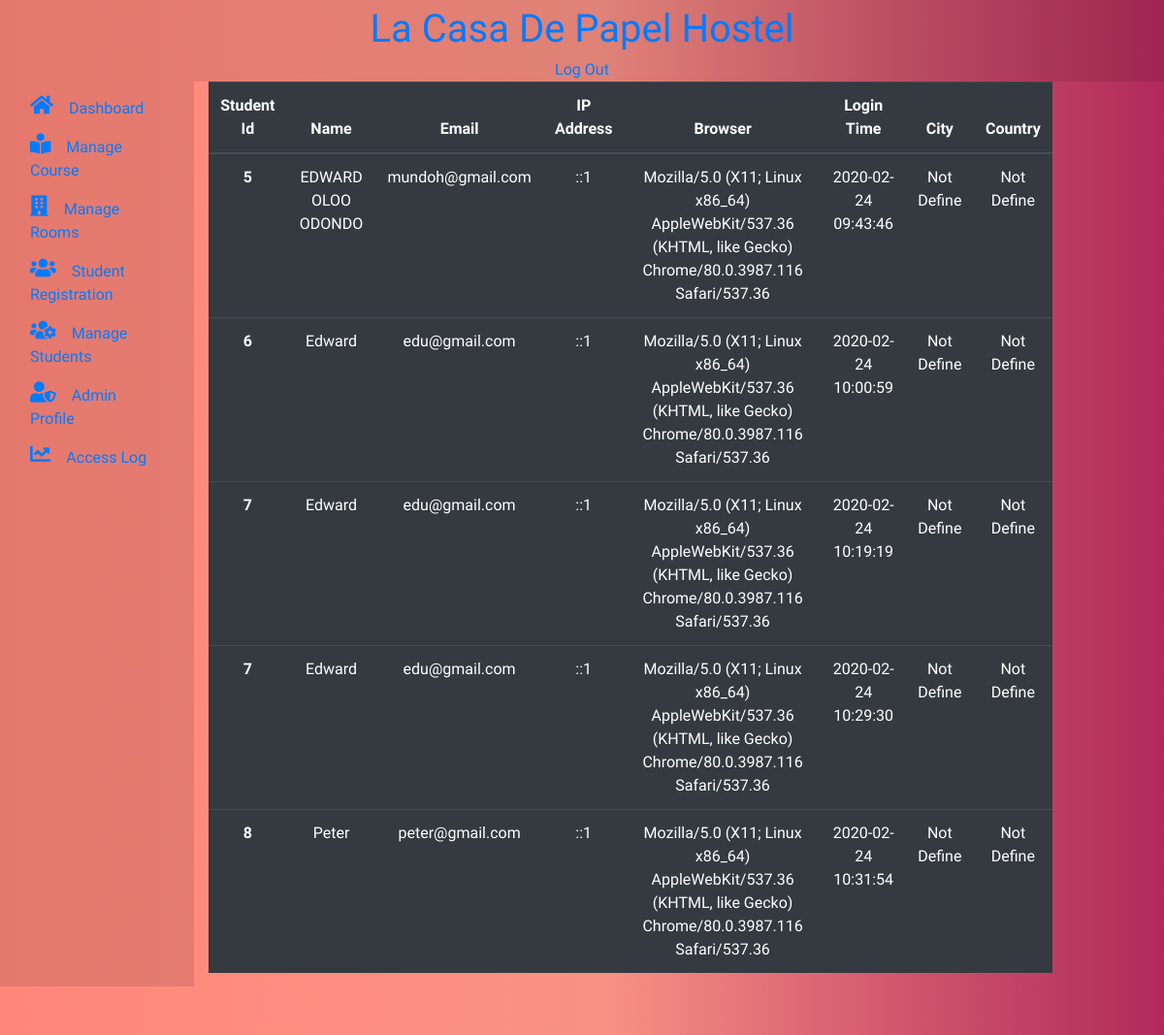
The page /admin/accesslog.php on the database its author committed.
### tables this page shows
CREATE TABLE `adminlog` (
  `id` int(11) NOT NULL,
  `ipaddress` varchar(255) NOT NULL,
  `city` varchar(255) NOT NULL,
  `country` varchar(255) NOT NULL,
  `student_id` int(11) NOT NULL,
  `email` varchar(255) NOT NULL,
  `browser` varchar(255) NOT NULL,
  `name` varchar(255) NOT NULL,
  `logintime` timestamp NOT NULL DEFAULT current_timestamp() ON UPDATE current_timestamp()
);

### admin/accesslog.php (the view, shortened to what this page needs)
<?php
require_once '../db.php';
?>
<?php require_once 'header.php'; ?>
<div id="particles-js"></div>
<div class="container-fluid header">
    <nav class="db f3 dt-l w-100 border-box pa3 ph5-l">
        <div class="db dtc-l w-50-l tc tr-l">
            <a class="db dtc-l v-mid f3 mid-gray link dim w-100 w-25-l tc tl-l mb2 mb0-l link-head" href="#"
                title="Home">
                La Casa De Papel Hostel
            </a>
        </div>
        <div class="db dtc-l v-mid  w-50-l tc tr-l">
            <a class="link dim dark-gray f3 dib mr3 mr4-l" href="logout.php" title="Log Out">Log Out</a>
        </div>
    </nav>
</div>
<?php require_once 'sidebar.php'; ?>
<div class="col-md-9">
<table class="table table-dark">
    <thead class="thead-dark">
        <tr>
            <th scope="col">Student Id</th>
            <th scope="col">Name</th>
            <th scope="col">Email</th>
            <th scope="col">IP Address</th>
            <th scope="col">Browser</th>
            <th scope="col">Login Time</th>
            <th scope="col">City</th>
            <th scope="col">Country</th>
        </tr>
    </thead>
    <tbody>
        <?php $sql = "SELECT * FROM adminlog";
                        $query = $conn->query($sql);
                        while($row = $query->fetch_assoc()){ ?>
        <tr>
            <th scope="row"><?php echo $row['student_id'] ?></th>
            <td><?php echo $row['name'] ?></td>
            <td><?php echo $row['email'] ?></td>
            <td><?php echo $row['ipaddress'] ?></td>
            <td><?php echo $row['browser'] ?></td>
            <td><?php echo $row['logintime'] ?></td>
            <td><?php echo $row['city'] ?></td>
            <td><?php echo $row['country'] ?></td>
        </tr>
        <?php } ?>
    </tbody>
</table>
</div>
                        </div>
                        </div>
<?php require_once 'footer.php'; ?>

### admin/assets/css/style.css (style rules this page uses)
body { text-align: center; justify-content: center; background-image: linear-gradient(to right, #ff8177 0%, #ff867a 0%, #ff8c7f 21%, #f99185 52%, #cf556c 78%, #b12a5b 100%); font-family: 'Acme', sans-serif; }
#particles-js { position: fixed; top: 0; right: 0; bottom: 0; left: 0; z-index: -1; }
.link-head { font-size: 2.5rem; }
.header { background-color: rgba(0, 0, 0, .1); }

### rows shown on the page
adminlog: student "5", name "EDWARD OLOO ODONDO", email "mundoh@gmail.com", ipaddress "::1", browser "Mozilla/5.0 (X11; Linux x86_64) AppleWebKit/537.36 (KHTML, like Gecko) Chrome/80.0.3987.116 Safari/537.36", logintime "2020-02-24 09:43:46", city "Not Define", country "Not Define"
adminlog: student "6", name "Edward", email "edu@gmail.com", ipaddress "::1", browser "Mozilla/5.0 (X11; Linux x86_64) AppleWebKit/537.36 (KHTML, like Gecko) Chrome/80.0.3987.116 Safari/537.36", logintime "2020-02-24 10:00:59", city "Not Define", country "Not Define"
adminlog: student "7", name "Edward", email "edu@gmail.com", ipaddress "::1", browser "Mozilla/5.0 (X11; Linux x86_64) AppleWebKit/537.36 (KHTML, like Gecko) Chrome/80.0.3987.116 Safari/537.36", logintime "2020-02-24 10:19:19", city "Not Define", country "Not Define"
adminlog: student "7", name "Edward", email "edu@gmail.com", ipaddress "::1", browser "Mozilla/5.0 (X11; Linux x86_64) AppleWebKit/537.36 (KHTML, like Gecko) Chrome/80.0.3987.116 Safari/537.36", logintime "2020-02-24 10:29:30", city "Not Define", country "Not Define"
adminlog: student "8", name "Peter", email "peter@gmail.com", ipaddress "::1", browser "Mozilla/5.0 (X11; Linux x86_64) AppleWebKit/537.36 (KHTML, like Gecko) Chrome/80.0.3987.116 Safari/537.36", logintime "2020-02-24 10:31:54", city "Not Define", country "Not Define"
